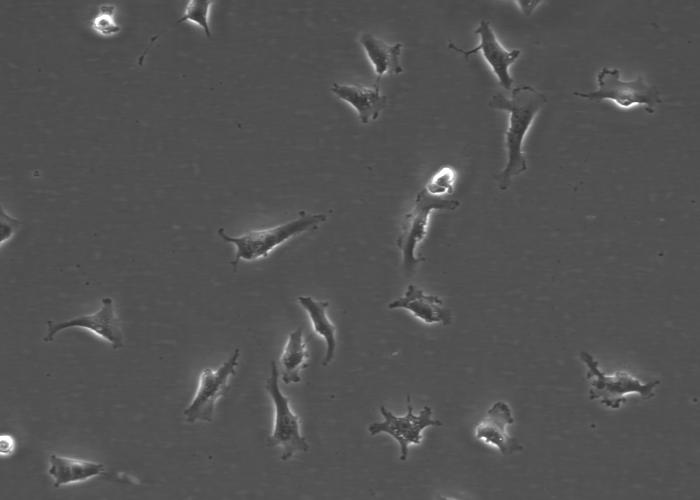
#> input picture Semestre 2/Procesamiento de imagenes medicas/Tarea 1/Images/C1.jpg, 700 x 500 px, found by its file name
$ python yen.py Images/C1.jpg   (Python 2 division)   (older library calls are emulated)
#> lines starting #> are read from the running program, lines starting #| are printed output that depends on the picture; after the words box and inside, x2 and y2 are one past the last pixel; in counts of white or black regions, pixels touching at a corner belong together
import numpy as np
import matplotlib.pyplot as plt
import matplotlib.image as mpimg
import matplotlib.cm as cm
from skimage import data, img_as_ubyte
from skimage.color import rgb2gray, rgb2grey
from skimage.filters import threshold_otsu
import math, sys, os

def threshold_yen(data):
	tot = np.sum(data)
	data_f = data.astype(np.float)

	norm_hist = data_f / tot
	#Funcion prob. acum.
	P = np.zeros(256)
	P1 = np.zeros(256)
	P2 = np.zeros(256)

	P[0] = norm_hist[0]
	P1[0] = norm_hist[0]**2
	for i in xrange(1, 256):
		P[i] = P[i - 1] + norm_hist[i]
		P1[i] = P1[i - 1] + (norm_hist[i] ** 2)

	for i in reversed(range(255)):
		P2[i] = P2[i + 1] + (norm_hist[i + 1] ** 2)

	threshold = -1
	mmax = sys.float_info.min
	for i in range(256):
		c1 = math.log(P1[i] * P2[i]) if P1[i] * P2[i] > 0.0 else 0.0
		c2 = math.log(P[i] * (1.0 - P[i])) if P[i] * (1.0 - P[i]) > 0.0 else 0.0
		aux = -1.0 * c1 + 2.0 * c2
		if aux > mmax:
			mmax = aux
			threshold = i

	return threshold

def main():
	file_name = sys.argv[1]
	name = os.path.splitext(file_name)[0]
	img = img_as_ubyte(mpimg.imread('Images/{}'.format(file_name)))
#> img is the input picture: shape (500, 700); min 48, max 255, mean 83.1
	img = img_as_ubyte(rgb2gray(img))
	print "Tamano de la imagen: ({}, {})".format(img.shape[0], img.shape[1])
#| Tamano de la imagen: (500, 700)

	#Calcular el histograma
	hist = np.zeros(256, dtype = 'uint')
	for i in xrange(img.shape[0]):
		for j in xrange(img.shape[1]):
			hist[img[i, j]] += 1


	threshold = threshold_yen(hist)
#> threshold = 130
	thresholded = img > threshold
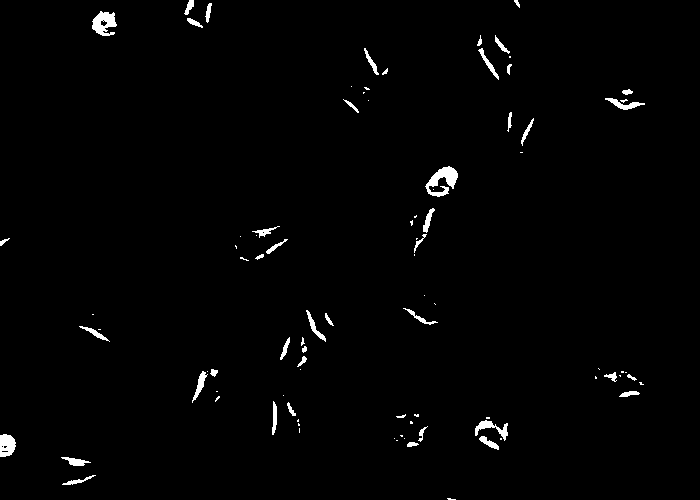
#> thresholded: shape (500, 700) bool; 1.3% white; 89 white regions (44 under 20 px), largest, box (x1, y1, x2, y2) and area: (425, 166, 458, 197) 505, (92, 11, 117, 36) 396, (0, 434, 16, 457) 292
	print "Valor de umbral: {}".format(threshold)
#| Valor de umbral: 130

	#Guardar el histograma
	x = np.linspace(0, 255, 256)
	plt.plot(x, hist)
	plt.axvline(x = threshold, color = 'black')
	plt.savefig('Images/{}_hist.png'.format(name))
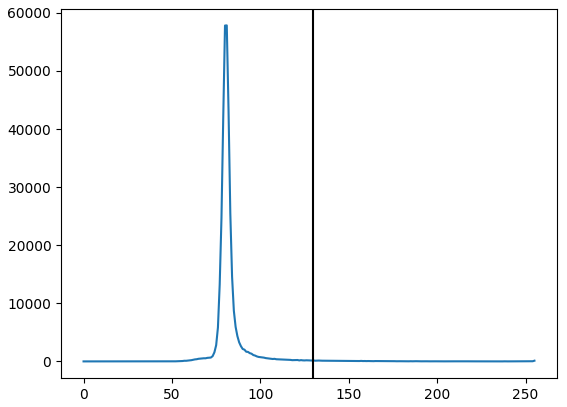
#> figure drawn by matplotlib, 1 panel; curve peaks at x = 81, y = 57843

	mpimg.imsave('Images/{}_yen.png'.format(name), thresholded, cmap = cm.Greys_r)

	#Aplicar el algoritmo de OTSU
	otsu_thresh = threshold_otsu(img)
#> otsu_thresh = 114
	otsu_thresholded = img > otsu_thresh
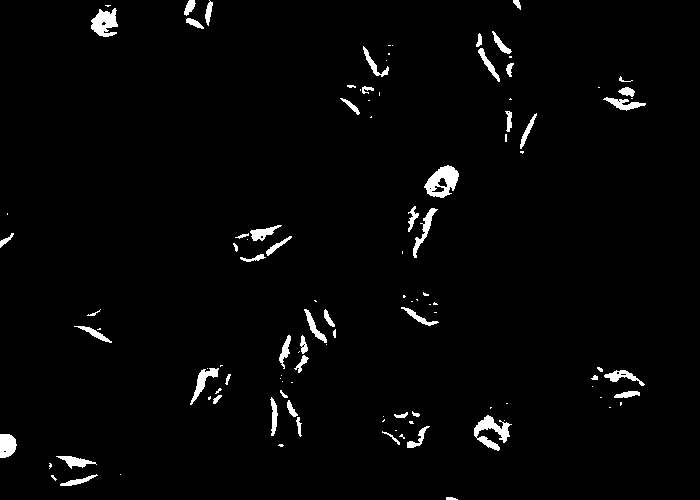
#> otsu_thresholded: shape (500, 700) bool; 2.3% white; 109 white regions (53 under 20 px), largest, box (x1, y1, x2, y2) and area: (424, 165, 459, 198) 661, (474, 415, 512, 451) 573, (91, 8, 118, 37) 505
	mpimg.imsave('Images/{}_otsu.png'.format(name), otsu_thresholded, cmap = cm.Greys_r)

if __name__ == "__main__":
	main()
